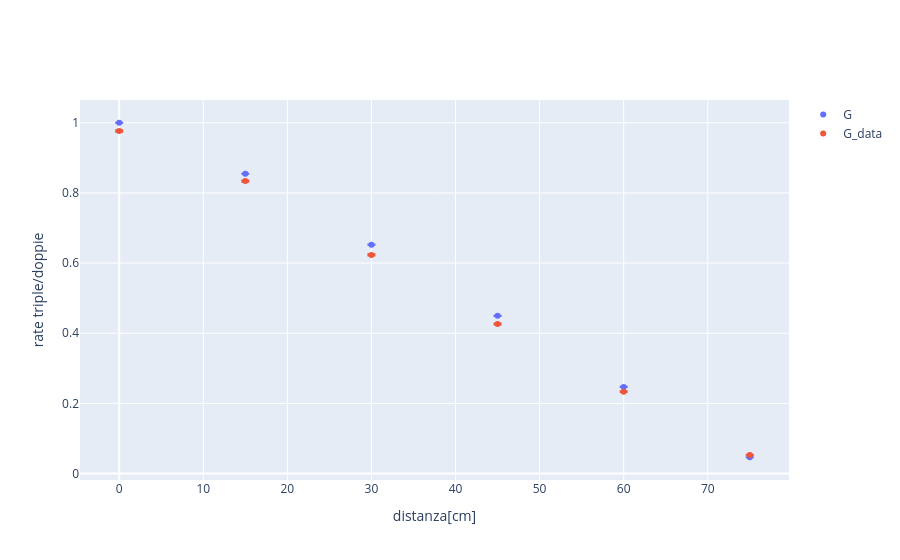

Notebook cell for this chart:
### Markdown cell above
# Giunone

### Code cell
tG_S = np.array(sim_G['triple'])
dG_S = np.array(sim_G['doppie'])
tG = np.array(df_G[' pgm_triple'])
dG = np.array(df_G[' pm_doppie'])

err_data = [ float(frac([tG[i], dG[i]])) for i in range(len(tG))]
err_sim = [ float(frac([tG_S[i], dG_S[i]])) for i in range(len(tG_S))]

fig = go.Figure()

fig.add_trace( go.Scatter( x = sim_G['Mx'] , y = ((sim_G['triple'])/(sim_G['doppie'])) , mode = 'markers' , name = 'G' , error_y = dict( type='data' , array=err_sim, visible = True)))

fig.add_trace( go.Scatter( x = df_G['g_distanza[cm]'] , y = ((df_G[' pgm_triple'])/(df_G[' pm_doppie'])) , mode = 'markers' , name = 'G_data' , error_y = dict( type='data' , array=err_data , visible = True)))

fig.update_xaxes( title_text = 'distanza[cm]')
fig.update_yaxes( title_text = 'rate triple/doppie')
fig.show()

### Figure 1 — Plotly figure (JSON) as saved in the notebook; plotly's stock layout.template omitted (floating-point values rounded to 4 significant figures)
{"data": [{"error_y": {"array": [0.0002515, 0.0002288, 0.0001975, 0.0001661, 0.0001329, 8.304e-05], "type": "data", "visible": true}, "mode": "markers", "name": "G", "type": "scatter", "x": [0, 15, 30, 45, 60, 75], "y": [1.0, 0.8548, 0.6525, 0.4497, 0.2472, 0.04661]}, {"error_y": {"array": [0.002063, 0.001862, 0.001587, 0.001348, 0.001066, 0.0007013], "type": "data", "visible": true}, "mode": "markers", "name": "G_data", "type": "scatter", "x": [0, 15, 30, 45, 60, 75], "y": [0.9765, 0.8338, 0.6233, 0.4266, 0.2335, 0.05311]}], "layout": {"xaxis": {"title": {"text": "distanza[cm]"}}, "yaxis": {"title": {"text": "rate triple/doppie"}}}}
